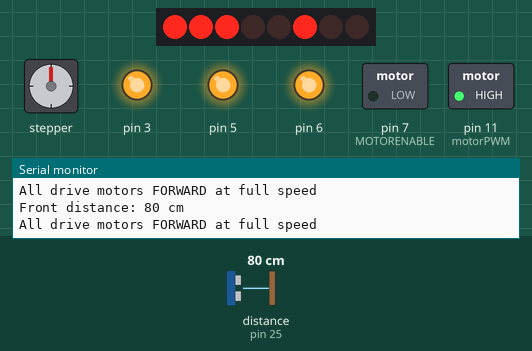
This sketch was run on a simulated Arduino Mega 2560, built with avr-gcc and run on an emulated ATmega2560. Parts: 8 shift-register outputs drawn as a row of LEDs (first output left, lit = HIGH), stepper motor, switched loads named in the sketch (green lamp = pin HIGH), output pins drawn as LEDs (lit = HIGH), the last lines printed to the serial monitor. Wiring (inferred from the names in the program): ultrasonic range finder: trigger pin 23; echo pin 25; shift register (74HC595): data pin 8; shift clock pin 4; latch pin 12; stepper motor (2048 steps per turn assumed): coils pin 26, pin 28, pin 30, pin 32. Wiring (inferred from the signals the program sends): row of LEDs: on Q0, Q1, Q2, Q3, Q4, Q5, Q6, Q7. Inputs (shaded band) come from the test bench; at power-on: distance to the obstacle (sensor on pin 25) 80 cm. The echo pulse lasts 58.3 µs per cm; pins used as bus, display or sensor lines are not drawn.

Above: at 1.3 s.
1.4 s: distance to the obstacle (sensor on pin 25) set to 7 cm
4.4 s: distance to the obstacle (sensor on pin 25) set to 4 cm
At 5.5 s:
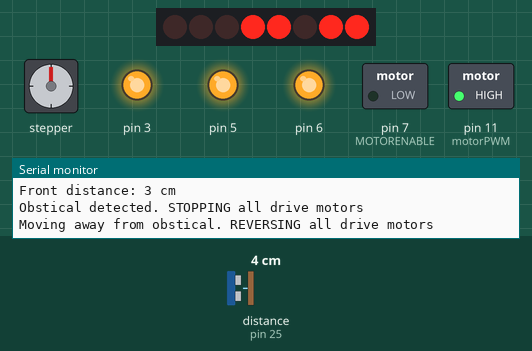
7.4 s: distance to the obstacle (sensor on pin 25) set to 250 cm
At 11.2 s:
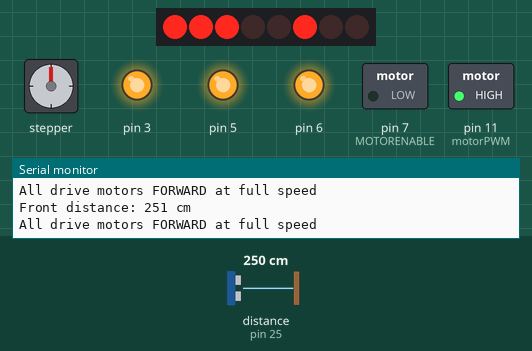
Timing chart, 0 to 12.7 s (numbered marks = the images above; inputs shaded):
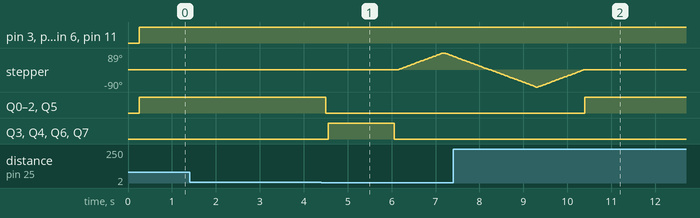

Measured:
- the behaviour switches between 6 and 5 cm on distance to the obstacle (sensor on pin 25) (found by bisection; images 0 and 1)
- after the input at 4.4 s, stepper: turns 89° clockwise in 1.0 s, then 17° counter-clockwise in 0.19 s; Q0–2, Q5: HIGH → LOW after 0.10 s; Q3, Q4, Q6, Q7: LOW → HIGH after 0.16 s, → LOW 1.5 s later

The sketch:

cockroach.ino
```cpp
// Pin definitions for the shift register
#define MOTORLATCH 12
#define MOTORCLK 4
#define MOTORENABLE 7
#define MOTORDATA 8

// Motor 1 control pins
#define MOTOR1_A 2
#define MOTOR1_B 3
#define MOTOR1_PWM 11

// Motor 2 control pins
#define MOTOR2_A 1
#define MOTOR2_B 4
#define MOTOR2_PWM 3

// Motor 3 control pins
#define MOTOR3_A 5
#define MOTOR3_B 7
#define MOTOR3_PWM 6

// Motor 4 control pins
#define MOTOR4_A 0
#define MOTOR4_B 6
#define MOTOR4_PWM 5

// Define movements
#define FORWARD 1
#define REVERSE 2
#define RELEASE 3
#define BRAKE 4
#define LEFT_FORWARD 5
#define RIGHT_FORWARD 6
#define LEFT_REVERSE 7
#define RIGHT_REVERSE 8


// Define forward US sensor stepper motor pins and step sequence
const int forwardSensorStepperPins[4] = {26, 28, 30, 32};

// Full-step sequence
const int stepCount = 4;
int stepSequence[stepCount][4] = {
  {1, 1, 0, 0},
  {0, 1, 1, 0},
  {0, 0, 1, 1},
  {1, 0, 0, 1}
};
int currentStep = 0;
const int stepDelay = 2;   // 2ms delay between steps
const int steps45deg = 512; // 4096 steps for full rotation when accounting for reduction ratio

// Initiate echo sensor pins
#define TRIG 23
#define ECHO 25
#define USMAX 3000

void setup() {

  Serial.begin(9600);
  Serial.println("Commencing setup...");

  // Initialize the shift register
  Serial.println("Initializing the shift register");
  pinMode(MOTORLATCH, OUTPUT);
  pinMode(MOTORENABLE, OUTPUT);
  pinMode(MOTORDATA, OUTPUT);
  pinMode(MOTORCLK, OUTPUT);

  // Set default values for the shift register
  Serial.println("Setting default values for the shift register");
  digitalWrite(MOTORDATA, LOW);
  digitalWrite(MOTORLATCH, LOW);
  digitalWrite(MOTORCLK, LOW);
  digitalWrite(MOTORENABLE, LOW);

  // Reset all drive motors to LOW
  Serial.println("Resetting all drive motors to LOW...");
  for (int i = 1; i <= 4; i++) {
    drive_motor(i, RELEASE, 0); // Set each motor to "release" with 0 speed
  }
  Serial.println("All motors set to LOW.");

  // Initiate pins for stepper motor for front sensor as output and low
  Serial.println("Initializing front sensor stepper motor");
  for (int i = 0; i < 4; i++) {
    pinMode(forwardSensorStepperPins[i], OUTPUT);
    digitalWrite(forwardSensorStepperPins[i], LOW);
  }

  // Initiate front US sensor
  Serial.println("Setting up front US sensor");
  pinMode(ECHO, INPUT);
  pinMode(TRIG, OUTPUT);
  digitalWrite(TRIG, LOW);

  Serial.println("Setup Complete.");
}

void loop() {

  //TO DO
    // - record time for which driving forward
    // - use time forward to calculate reverse time if obstical encountered
    // - for closer distances move at slower speed (n.b. may require kick to overcome friction and intertia)


  // Drive sequence
  int distance = getFrontDistance(15000);

  // Drive forward at full speed while more than 15cm or pulse times out
  while (distance > 15 || distance == -1) {
    Serial.println("All drive motors FORWARD at full speed");
    for(int i = 1; i <=4; i++) {
      drive_motor(i, FORWARD, 255);
    }
    delay(500);
    distance = getFrontDistance(15000);
  }

  //stop if obstical detected; double check distance and if true reverse and change direction;
  if (distance < 5 || distance == -2) {
    distance = getFrontDistance(15000);
    if (distance < 5 || distance == -2) {
      Serial.println("Obstical detected. STOPPING all drive motors");
    }
    for(int i = 1; i <= 4; i++) {
      drive_motor(i, RELEASE, 0);
    }
    Serial.println("Moving away from obstical. REVERSING all drive motors");
    for(int i = 1; i <=4; i++) {
      drive_motor(i, REVERSE, 255);
    }
    delay(1500);

    Serial.println("Moved away from obstical. STOPPING all drive motors");
    for(int i = 1; i <= 4; i++) {
      drive_motor(i, RELEASE, 0);
    }

    Serial.println("Determining direction to turn");
    Serial.println("Rotating front sensor 45 degrees clockwise");
    rotateFrontSensorMotor(steps45deg, 1);
    int distance_right = getFrontDistance(15000);
    Serial.print("Distance to right: ");
    Serial.println(distance_right);
    Serial.println("Rotating front sensor 90 degrees anticlockwise");
    rotateFrontSensorMotor(steps45deg * 2, -1);
    int distance_left = getFrontDistance(15000);
    Serial.print("Distance to left: ");
    Serial.println(distance_left);
    Serial.println("Returning front sensor to neutral position");
    rotateFrontSensorMotor(steps45deg, 1);

    if (distance_left > distance_right) {
      Serial.println("Turning left");
    } else if (distance_right > distance_left) {
      Serial.println("Turning right");
    } else if (distance_right == distance_left && distance_right > 0) {
      // pick random direction to turn
    }

  }
}

// Functions to set drive motors to specific directions and speed
void drive_motor(int motor_num, int command, int speed) {
  int motorA, motorB, motorPWM;
  switch (motor_num) {
    case 1:
      motorA = MOTOR1_A;
      motorB = MOTOR1_B;
      motorPWM = MOTOR1_PWM;
      break;
    case 2:
      motorA = MOTOR2_A;
      motorB = MOTOR2_B;
      motorPWM = MOTOR2_PWM;
      break;
    case 3:
      motorA = MOTOR3_A;
      motorB = MOTOR3_B;
      motorPWM = MOTOR3_PWM;
      break;
    case 4:
      motorA = MOTOR4_A;
      motorB = MOTOR4_B;
      motorPWM = MOTOR4_PWM;
      break;
  }

  switch (command) {
    case FORWARD:
      shiftWrite(motorA, HIGH);
      shiftWrite(motorB, LOW);
      analogWrite(motorPWM, speed);
      break;
    case REVERSE:
      shiftWrite(motorA, LOW);
      shiftWrite(motorB, HIGH);
      analogWrite(motorPWM, speed);
      break;
    case RELEASE:
      shiftWrite(motorA, LOW);
      shiftWrite(motorB, LOW);
      break;
    case BRAKE:
      shiftWrite(motorA, HIGH);
      shiftWrite(motorB, HIGH);
      analogWrite(motorPWM, 255);
      break;
    default:
      Serial.print("Invalid motor command: ");
      Serial.println(command);
      break;
  }
}

void shiftWrite(int output, int high_low) {
  static int latch_copy;
  static int shift_register_initialized = false;

  // Initialize the shift register on first use
  if (!shift_register_initialized) {
    latch_copy = 0;
    shift_register_initialized = true;
  }

  // Update the latch copy with the new output state
  bitWrite(latch_copy, output, high_low);

  // Shift out the data to the shift register
  shiftOut(MOTORDATA, MOTORCLK, MSBFIRST, latch_copy);

  // Latch the data to the output pins
  digitalWrite(MOTORLATCH, HIGH);
  delayMicroseconds(5); // Small delay for safety
  digitalWrite(MOTORLATCH, LOW);
}

// Function to rotate the stepper motor for the front US sensor in a given direction
void rotateFrontSensorMotor(int steps, int direction) {
  for (int i = 0; i < steps; i++) {
    currentStep = (currentStep + direction + stepCount) % stepCount;

    for (int pin = 0; pin < 4; pin++) {
      digitalWrite(forwardSensorStepperPins[pin], stepSequence[currentStep][pin]);
    }
    delay(stepDelay);
  }
}

// Function to determine distance in cm from front to obstical
int getFrontDistance(long utimeout) {
  long startTime, pulseDuration;

  // Ensure sensor is ready for new reading
  if (digitalRead(ECHO) == HIGH) {
    Serial.println("Echo pin stuck HIGH, returning 0.");
    return -3;
  }

  // Send the trigger pulse
  digitalWrite(TRIG, HIGH);
  delayMicroseconds(10);
  digitalWrite(TRIG, LOW);

  // Wait for ECHO to go HIGH (start of pulse)
  startTime = micros();
  while (digitalRead(ECHO) == LOW) {
    if ((micros() - startTime) > 2000) {  // 2ms timeout to detect pulse start
      Serial.println("Echo start timeout.");
      return -3;
    }
  }

  // Capture start time
  startTime = micros();

  // Wait for ECHO to go LOW (end of pulse)
  while (digitalRead(ECHO) == HIGH) {
    if ((micros() - startTime) > utimeout) {  // Sensor timeout
      Serial.println("Echo pulse timeout.");
      return -1;
    }
  }

  // Calculate pulse duration
  pulseDuration = micros() - startTime;

  // Reject very short pulses (noise)
  if (pulseDuration < 200) {
    Serial.println("Invalid pulse detected.");
    return -2;
  }

  // Convert pulse time to distance (cm)
  int distance = pulseDuration / 58;

  // Debug output
  Serial.print("Front distance: ");
  Serial.print(distance);
  Serial.println(" cm");

  return distance;
}
```
